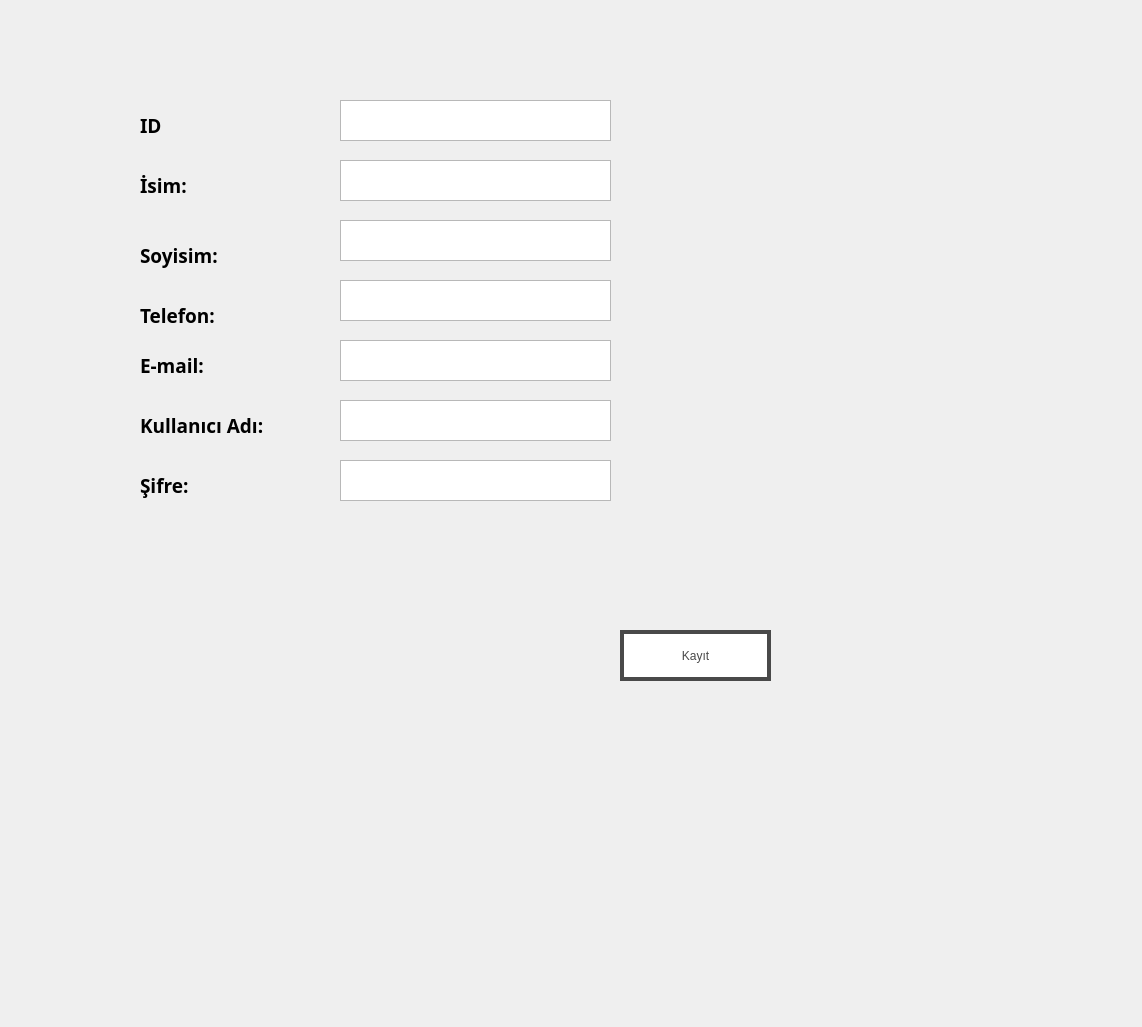
<?xml version="1.0" encoding="UTF-8"?>
<ui version="4.0">
 <class>kayit</class>
 <widget class="QWidget" name="kayit">
  <property name="geometry">
   <rect>
    <x>0</x>
    <y>0</y>
    <width>1142</width>
    <height>1027</height>
   </rect>
  </property>
  <property name="windowTitle">
   <string>Form</string>
  </property>
  <property name="styleSheet">
   <string notr="true">background-image: url(:/newPrefix/waffle.jpg);</string>
  </property>
  <widget class="QLabel" name="label">
   <property name="geometry">
    <rect>
     <x>140</x>
     <y>170</y>
     <width>81</width>
     <height>31</height>
    </rect>
   </property>
   <property name="font">
    <font>
     <family>Myanmar Text</family>
     <pointsize>14</pointsize>
     <weight>75</weight>
     <bold>true</bold>
    </font>
   </property>
   <property name="text">
    <string>İsim:</string>
   </property>
  </widget>
  <widget class="QLabel" name="label_2">
   <property name="geometry">
    <rect>
     <x>140</x>
     <y>240</y>
     <width>101</width>
     <height>31</height>
    </rect>
   </property>
   <property name="font">
    <font>
     <family>Myanmar Text</family>
     <pointsize>14</pointsize>
     <weight>75</weight>
     <bold>true</bold>
    </font>
   </property>
   <property name="text">
    <string>Soyisim:</string>
   </property>
  </widget>
  <widget class="QLabel" name="label_4">
   <property name="geometry">
    <rect>
     <x>140</x>
     <y>300</y>
     <width>91</width>
     <height>31</height>
    </rect>
   </property>
   <property name="font">
    <font>
     <family>Myanmar Text</family>
     <pointsize>14</pointsize>
     <weight>75</weight>
     <bold>true</bold>
    </font>
   </property>
   <property name="text">
    <string>Telefon:</string>
   </property>
  </widget>
  <widget class="QLabel" name="label_5">
   <property name="geometry">
    <rect>
     <x>140</x>
     <y>350</y>
     <width>101</width>
     <height>31</height>
    </rect>
   </property>
   <property name="font">
    <font>
     <family>Myanmar Text</family>
     <pointsize>14</pointsize>
     <weight>75</weight>
     <bold>true</bold>
    </font>
   </property>
   <property name="text">
    <string>E-mail:</string>
   </property>
  </widget>
  <widget class="QTextEdit" name="textEdit">
   <property name="geometry">
    <rect>
     <x>340</x>
     <y>160</y>
     <width>271</width>
     <height>41</height>
    </rect>
   </property>
   <property name="font">
    <font>
     <pointsize>14</pointsize>
    </font>
   </property>
  </widget>
  <widget class="QTextEdit" name="textEdit_2">
   <property name="geometry">
    <rect>
     <x>340</x>
     <y>220</y>
     <width>271</width>
     <height>41</height>
    </rect>
   </property>
   <property name="font">
    <font>
     <pointsize>14</pointsize>
    </font>
   </property>
  </widget>
  <widget class="QTextEdit" name="textEdit_3">
   <property name="geometry">
    <rect>
     <x>340</x>
     <y>280</y>
     <width>271</width>
     <height>41</height>
    </rect>
   </property>
   <property name="font">
    <font>
     <pointsize>14</pointsize>
    </font>
   </property>
  </widget>
  <widget class="QTextEdit" name="textEdit_4">
   <property name="geometry">
    <rect>
     <x>340</x>
     <y>340</y>
     <width>271</width>
     <height>41</height>
    </rect>
   </property>
   <property name="font">
    <font>
     <pointsize>14</pointsize>
    </font>
   </property>
  </widget>
  <widget class="QPushButton" name="pushButton">
   <property name="geometry">
    <rect>
     <x>620</x>
     <y>630</y>
     <width>151</width>
     <height>51</height>
    </rect>
   </property>
   <property name="styleSheet">
    <string notr="true">QPushButton{
font: 75 11pt &quot;OCR A Extended&quot;;
color: #494949 !important;
text-transform: uppercase;

background: #ffffff;
padding: 10px;
border: 4px solid #494949 !important;
display: inline-block;
transition: all 0.4s ease 0s;
}
QPushButton:hover {
color: #ffffff !important;
background: #663366;
border-color: #D0D0D0 !important;
transition: all 0.4s ease 0s;
}</string>
   </property>
   <property name="text">
    <string>Kayıt</string>
   </property>
  </widget>
  <widget class="QTextEdit" name="textEdit_5">
   <property name="geometry">
    <rect>
     <x>340</x>
     <y>400</y>
     <width>271</width>
     <height>41</height>
    </rect>
   </property>
   <property name="font">
    <font>
     <pointsize>14</pointsize>
    </font>
   </property>
  </widget>
  <widget class="QLabel" name="label_7">
   <property name="geometry">
    <rect>
     <x>140</x>
     <y>410</y>
     <width>161</width>
     <height>31</height>
    </rect>
   </property>
   <property name="font">
    <font>
     <family>Myanmar Text</family>
     <pointsize>14</pointsize>
     <weight>75</weight>
     <bold>true</bold>
    </font>
   </property>
   <property name="text">
    <string>Kullanıcı Adı:</string>
   </property>
  </widget>
  <widget class="QTextEdit" name="textEdit_6">
   <property name="geometry">
    <rect>
     <x>340</x>
     <y>460</y>
     <width>271</width>
     <height>41</height>
    </rect>
   </property>
   <property name="font">
    <font>
     <pointsize>14</pointsize>
    </font>
   </property>
  </widget>
  <widget class="QLabel" name="label_8">
   <property name="geometry">
    <rect>
     <x>140</x>
     <y>470</y>
     <width>101</width>
     <height>31</height>
    </rect>
   </property>
   <property name="font">
    <font>
     <family>Myanmar Text</family>
     <pointsize>14</pointsize>
     <weight>75</weight>
     <bold>true</bold>
    </font>
   </property>
   <property name="text">
    <string>Şifre:</string>
   </property>
  </widget>
  <widget class="QLabel" name="label_3">
   <property name="geometry">
    <rect>
     <x>140</x>
     <y>110</y>
     <width>81</width>
     <height>31</height>
    </rect>
   </property>
   <property name="font">
    <font>
     <family>Myanmar Text</family>
     <pointsize>14</pointsize>
     <weight>75</weight>
     <bold>true</bold>
    </font>
   </property>
   <property name="text">
    <string>ID</string>
   </property>
  </widget>
  <widget class="QTextEdit" name="textEdit_7">
   <property name="geometry">
    <rect>
     <x>340</x>
     <y>100</y>
     <width>271</width>
     <height>41</height>
    </rect>
   </property>
   <property name="font">
    <font>
     <pointsize>14</pointsize>
    </font>
   </property>
  </widget>
 </widget>
 <resources/>
 <connections/>
</ui>
